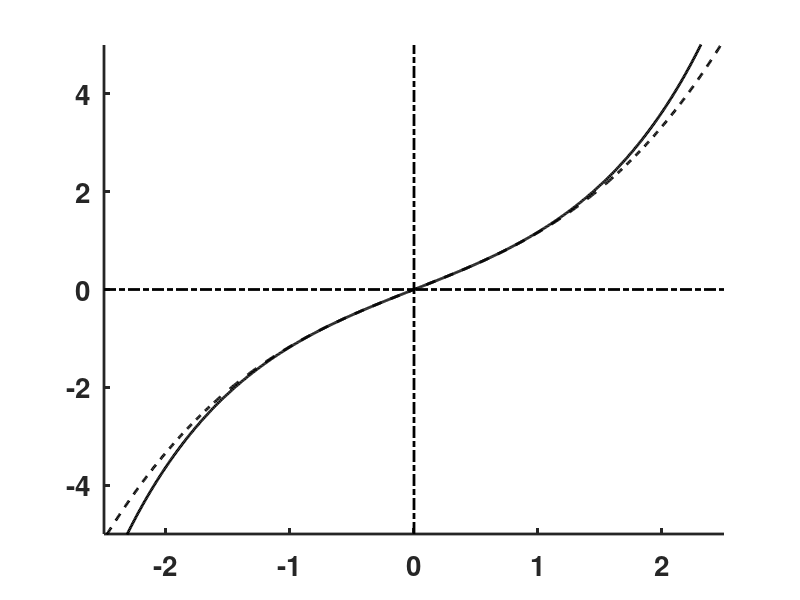

Reproduce this figure in MATLAB. (Note: this script raises an error after producing the figure.)
clear;  figure('Position',[100 100 400 400],'Color',[1 1 1]); clf;  hold on; 

xy=[-2.5 2.5 -5 5];
xx=linspace(-3,3,1000);  ym1=(exp(xx)-exp(-xx))/2;  
h(1)=plot(xx,ym1,'k','LineWidth',2)
xx=linspace(-3,3,1000);  ym1=xx+xx.^3/6;  
h(2)=plot(xx,ym1,'k--','LineWidth',2)
set(gca,'LineWidth',2); 
axis(xy); axis manual;
plot([xy(1) xy(2)],[0 0],'k-.','LineWidth',2);
plot([0 0],[xy(3) xy(4)],'k-.','LineWidth',2);
set(gca,'XTick',[-2 -1 0 1 2 ],'YTick',[-4 -2 0 2 4],'FontSize',20,'FontWeight','bold');

%assign labels for handles
legend(h,'sinh x','x+1/3! x^{3}',4);
%export to eps (change path and file name accordingly)
print('-depsc2',sprintf('C:\\Documents and Settings\\ajay\\Desktop\\BootCampFig_1203\\BC_2003\\matlab\\fig14a'));


